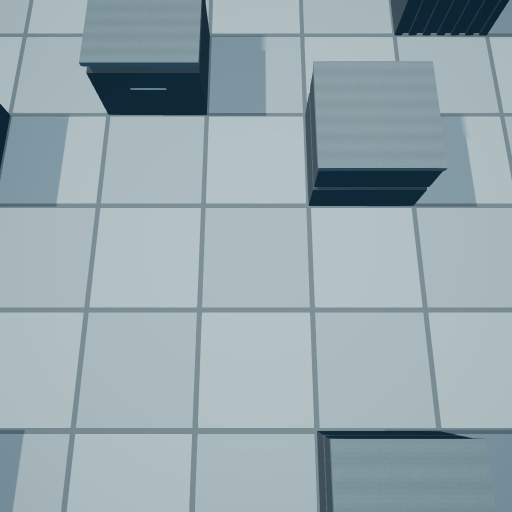
#> input picture Captures/AbilityJuice/shots/r3/impactcore/f0001.jpg, 1024 x 1024 px, given in place of f0000.jpg, which was not available (shown at 1/2 size); the run also reads 1 picture not shown here
$ python _r2_core_deep.py
#> lines starting #> are read from the running program, lines starting #| are printed output that depends on the picture; after the words box and inside, x2 and y2 are one past the last pixel; in counts of white or black regions, pixels touching at a corner belong together; pictures that were not available may be replaced by others from this repository, and a replacement may not be noted
"""Round-2 impact core: full pixel forensics on the peak and the strip frame."""

import colorsys
import os

import numpy as np
from PIL import Image

RAW = "Captures/AbilityJuice/shots/r2/impactcore"
PPC = 217.7  # px per 2.7u cell, world-X, 1024 frame centre


def lum(a):
    return 0.2126 * a[..., 0] + 0.7152 * a[..., 1] + 0.0722 * a[..., 2]


def load(i):
#> called with i = 0
    return np.asarray(Image.open(os.path.join(RAW, f"f{i:04d}.jpg")).convert("RGB")).astype(np.float32)


def sat(a):
    mx = a.max(axis=-1)
    mn = a.min(axis=-1)
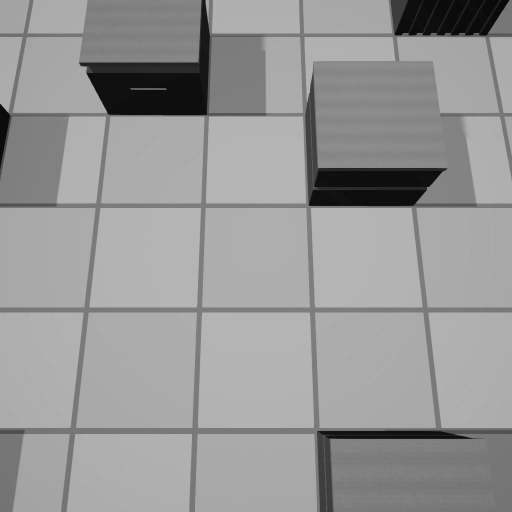
#> mn: shape (1024, 1024) float32 (shown at 1/2 size); min 2, max 184, mean 151.2
    return np.where(mx > 0, (mx - mn) / np.maximum(mx, 1e-6), 0.0)
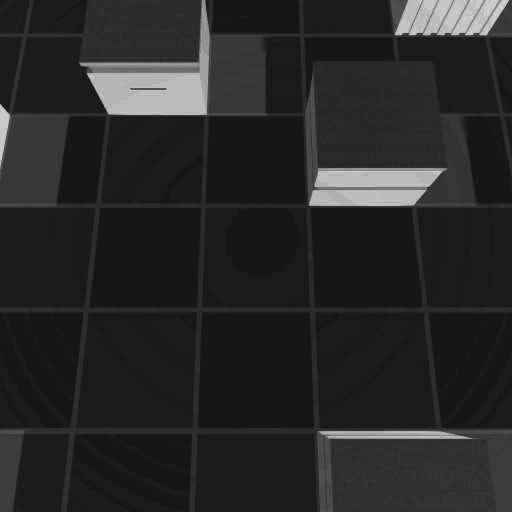
#> returned value: shape (1024, 1024) float32 (shown at 1/2 size); min 0.0576, max 0.953, mean 0.157


clean = load(0)
cl = lum(clean)
cs = sat(clean)

print("=== BOARD FLOOR BASELINE (clean frame, 1024px) ===")
flat = cl[350:700, 250:800]
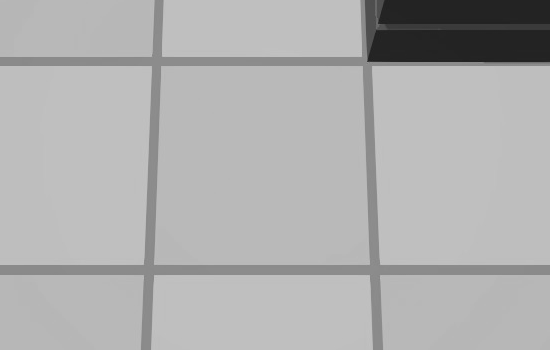
#> flat: shape (350, 550) float32; min 31.54, max 196.3, mean 175.4
print(f"floor lum  mean {flat.mean():6.1f}  median {np.median(flat):6.1f}  p10 {np.percentile(flat,10):.1f}  p90 {np.percentile(flat,90):.1f}")
#| floor lum  mean  175.4  median  185.2  p10 139.9  p90 191.2
print(f"floor sat  mean {cs[350:700,250:800].mean():6.3f}  p90 {np.percentile(cs[350:700,250:800],90):.3f}")
#| floor sat  mean  0.133  p90 0.162

for idx in (12, 13, 14):
    a = load(idx)
    L = lum(a)
    S = sat(a)
    print(f"\n================ FRAME f{idx:04d} ================")

    clipped = (a >= 254).all(axis=-1)
#> clipped: shape (1024, 1024) bool; every value is 0
    hard255 = (a >= 255).all(axis=-1)
    print(f"peak lum {L.max():.0f}   max channel {a.max():.0f}")
#| peak lum 198   max channel 209
    print(f"clipped px (all ch >=254): {clipped.sum():7d}  ({100*clipped.mean():.2f}% of frame)")
#| clipped px (all ch >=254):       0  (0.00% of frame)
    print(f"clipped px (all ch ==255): {hard255.sum():7d}")
#| clipped px (all ch ==255):       0

    if clipped.sum() > 50:
        ys, xs = np.nonzero(clipped)
        cy, cx = ys.mean(), xs.mean()
        w = xs.max() - xs.min() + 1
        h = ys.max() - ys.min() + 1
        eqd = 2 * np.sqrt(clipped.sum() / np.pi)
        print(f"clipped-core centroid ({cx:.0f},{cy:.0f})  bbox {w}x{h}px = {w/PPC:.2f} x {h/PPC:.2f} cells")
        print(f"clipped-core equiv diameter {eqd:.0f}px = {eqd/PPC:.2f} cells   fill {clipped.sum()/(w*h):.2f}")
    else:
        ys, xs = np.nonzero(L > 240)
#> ys = empty array; xs = empty array
        cy, cx = (ys.mean(), xs.mean()) if len(ys) else (512, 512)
#> cy = 512; cx = 512

    # --- ring profile from the core centroid -------------------------------
    Y, X = np.mgrid[0:1024, 0:1024]
    R = np.sqrt((X - cx) ** 2 + (Y - cy) ** 2)
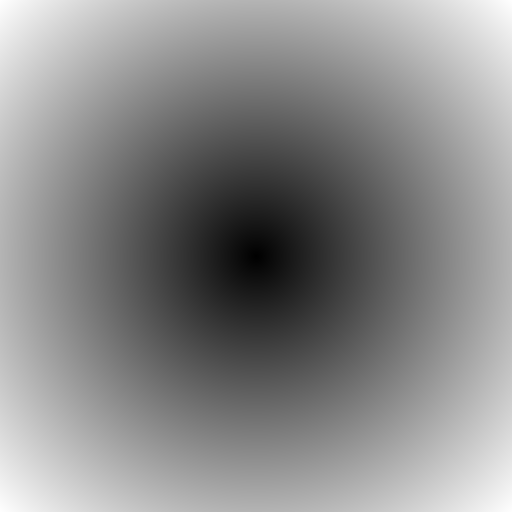
#> R: shape (1024, 1024) float64 (shown at 1/2 size); min 0, max 724.1, mean 391.8; drawn with min black and max white
    print("\n  ring(cells)   n     lum    sat    R     G     B    dLum-vs-clean")
    edges = np.arange(0, 1.85, 0.15) * PPC
    for r0, r1 in zip(edges[:-1], edges[1:]):
        m = (R >= r0) & (R < r1)
        if m.sum() == 0:
            continue
        print(f"  {r0/PPC:.2f}-{r1/PPC:.2f}  {m.sum():6d}  {L[m].mean():6.1f}  {S[m].mean():.3f}"
              f"  {a[...,0][m].mean():5.0f} {a[...,1][m].mean():5.0f} {a[...,2][m].mean():5.0f}"
              f"   {L[m].mean()-cl[m].mean():+7.1f}")
#> this loop made 12 passes
#|   0.00-0.15    3357   185.2  0.089    174   188   191      +0.0
#|   0.15-0.30   10072   185.2  0.094    174   188   192      +0.0
#|   0.30-0.45   16700   185.1  0.099    173   188   192      +0.0
#|   0.45-0.60   23472   176.0  0.112    164   179   184      +0.0
#|   0.60-0.75   30176   184.1  0.100    172   187   191      +0.0
#|   0.75-0.90   36812   178.4  0.123    166   181   185      +0.0
#|   0.90-1.05   43576   173.8  0.140    162   177   181      +0.0
#|   1.05-1.20   50288   173.7  0.139    161   177   181      +0.0
#> (further printed lines are left out)
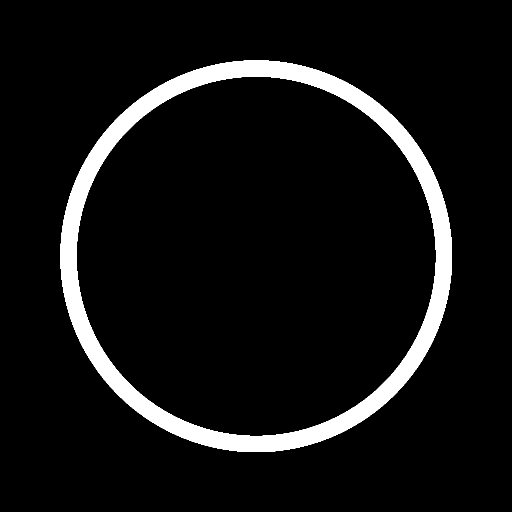
#> m: shape (1024, 1024) bool (shown at 1/2 size); 7.3% white; 1 white region, box (x1, y1, x2, y2) and area: (121, 121, 904, 904) 77032

    # --- radial luminance profile: edge hardness ---------------------------
    prof = []
    for rr in range(0, 420, 3):
        m = (R >= rr) & (R < rr + 3)
        prof.append(L[m].mean() if m.sum() else np.nan)
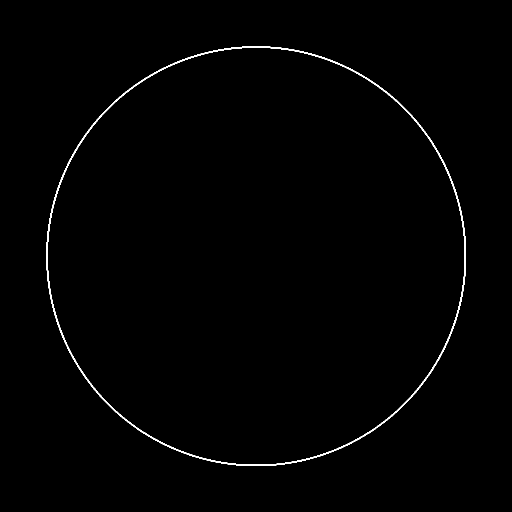
#> m: shape (1024, 1024) bool (shown at 1/2 size); 0.75% white in thin lines or dots, all inside (x1, y1, x2, y2) = (93, 93, 932, 932)
#> after the loop, prof = 140 values, max 186.2 at index 48, min 157.2 at index 131, mean 173.9
    prof = np.array(prof)
    g = np.abs(np.diff(prof)) / 3.0
#> g = 139 values, max 2.23 at index 34, min 0 at index 1, mean 0.201
    if len(g):
        k = int(np.nanargmax(g))
#> k = 34
        print(f"\n  steepest radial gradient {np.nanmax(g):.2f} lum/px at r={k*3}px ({k*3/PPC:.2f} cells)")
#|   steepest radial gradient 2.23 lum/px at r=102px (0.47 cells)
    # width of the white->blue transition
    hi = np.where(prof > 245)[0]
#> hi = empty array
    lo = np.where(prof < 120)[0]
#> lo = empty array
    if len(hi) and len(lo):
        r_hi = hi.max() * 3
        r_lo = lo.min() * 3 if lo.min() * 3 > r_hi else None
        if r_lo:
            print(f"  white(>245) ends r={r_hi}px ; dark(<120) begins r={r_lo}px ; ramp {r_lo-r_hi}px")

    # --- occlusion test on a tile seam under the effect --------------------
    print(f"\n  frame mean lum {L.mean():.1f} vs clean {cl.mean():.1f}  ({L.mean()-cl.mean():+.1f})")
#|   frame mean lum 164.8 vs clean 164.8  (+0.0)
    darker = (L < cl - 25) & (~clipped)
    print(f"  px darkened >25 below clean: {darker.sum():7d} ({100*darker.mean():.2f}%)  "
          f"equiv diameter {2*np.sqrt(max(darker.sum(),1)/np.pi)/PPC:.2f} cells")
#|   px darkened >25 below clean:       0 (0.00%)  equiv diameter 0.01 cells
    if darker.sum() > 100:
        print(f"  darkened region mean lum {L[darker].mean():.1f} (clean there {cl[darker].mean():.1f}), "
              f"sat {S[darker].mean():.3f}")

    # --- saturation census --------------------------------------------------
    for t in (0.30, 0.45, 0.60):
        m = S >= t
        print(f"  px with sat>={t:.2f}: {m.sum():7d}  equiv diam {2*np.sqrt(max(m.sum(),1)/np.pi)/PPC:.2f} cells"
              f"  (their mean lum {L[m].mean() if m.sum() else 0:.0f})")
#> this loop made 3 passes
#|   px with sat>=0.30:   67052  equiv diam 1.34 cells  (their mean lum 43)
#|   px with sat>=0.45:   58777  equiv diam 1.26 cells  (their mean lum 38)
#|   px with sat>=0.60:   50861  equiv diam 1.17 cells  (their mean lum 35)
#> pass 3, `m = S >= t`:
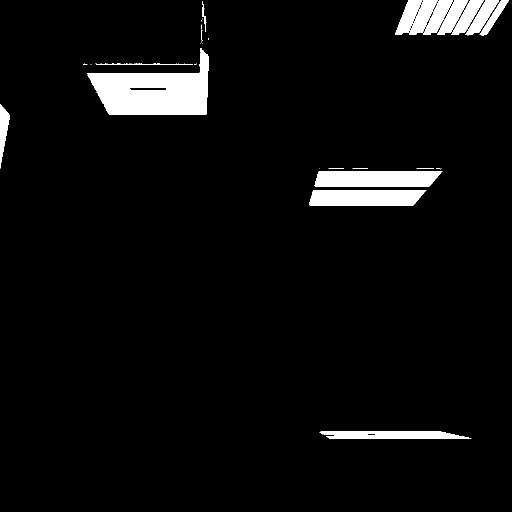
#> m: shape (1024, 1024) bool (shown at 1/2 size); 4.9% white; 39 white regions (19 under 20 px), largest, box (x1, y1, x2, y2) and area: (174, 96, 418, 230) 18785, (629, 342, 885, 374) 7640, (618, 380, 853, 412) 6909
#> (the run stopped early here; a loop or call above may not have finished)
